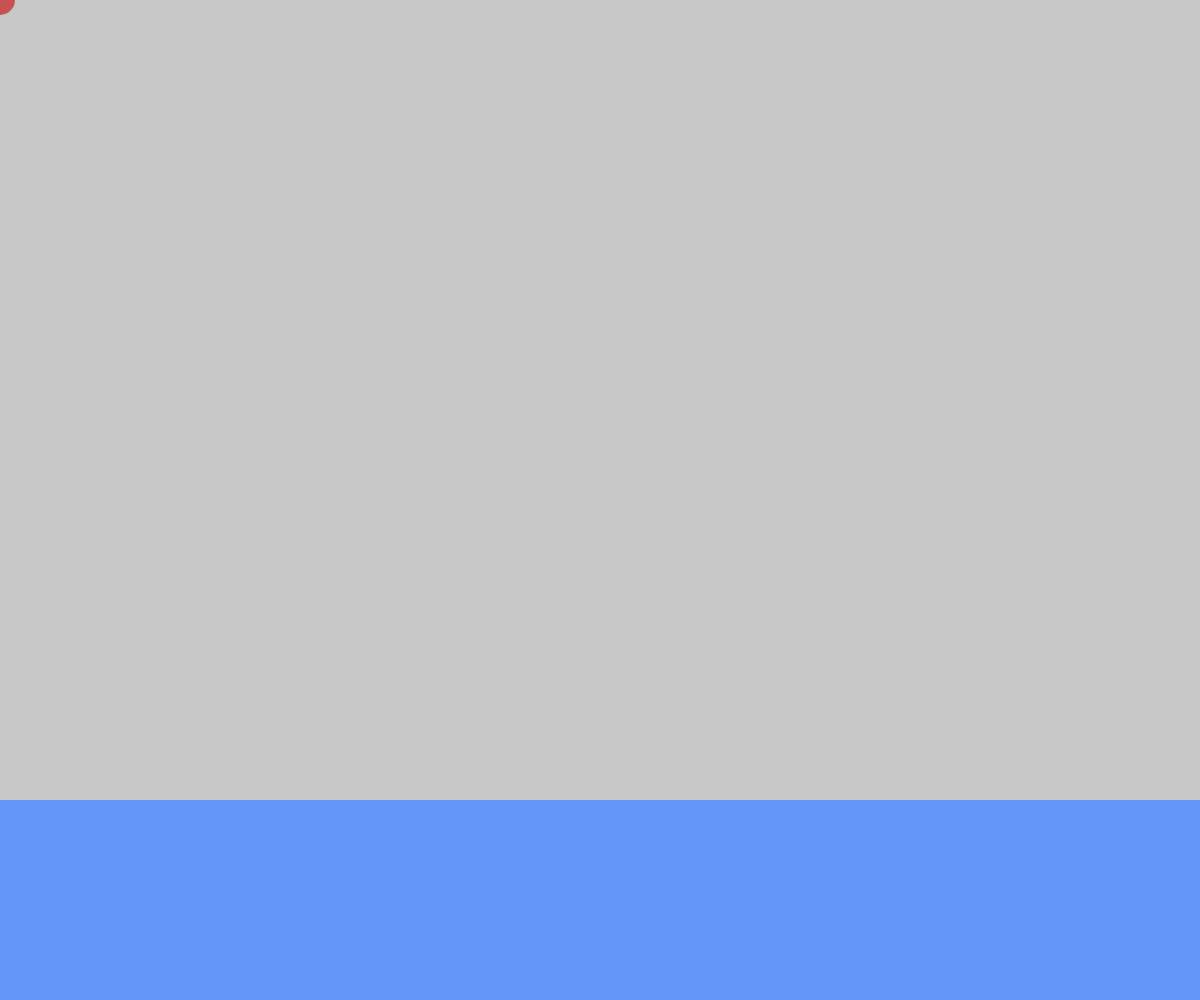
Frame 1 (no input)
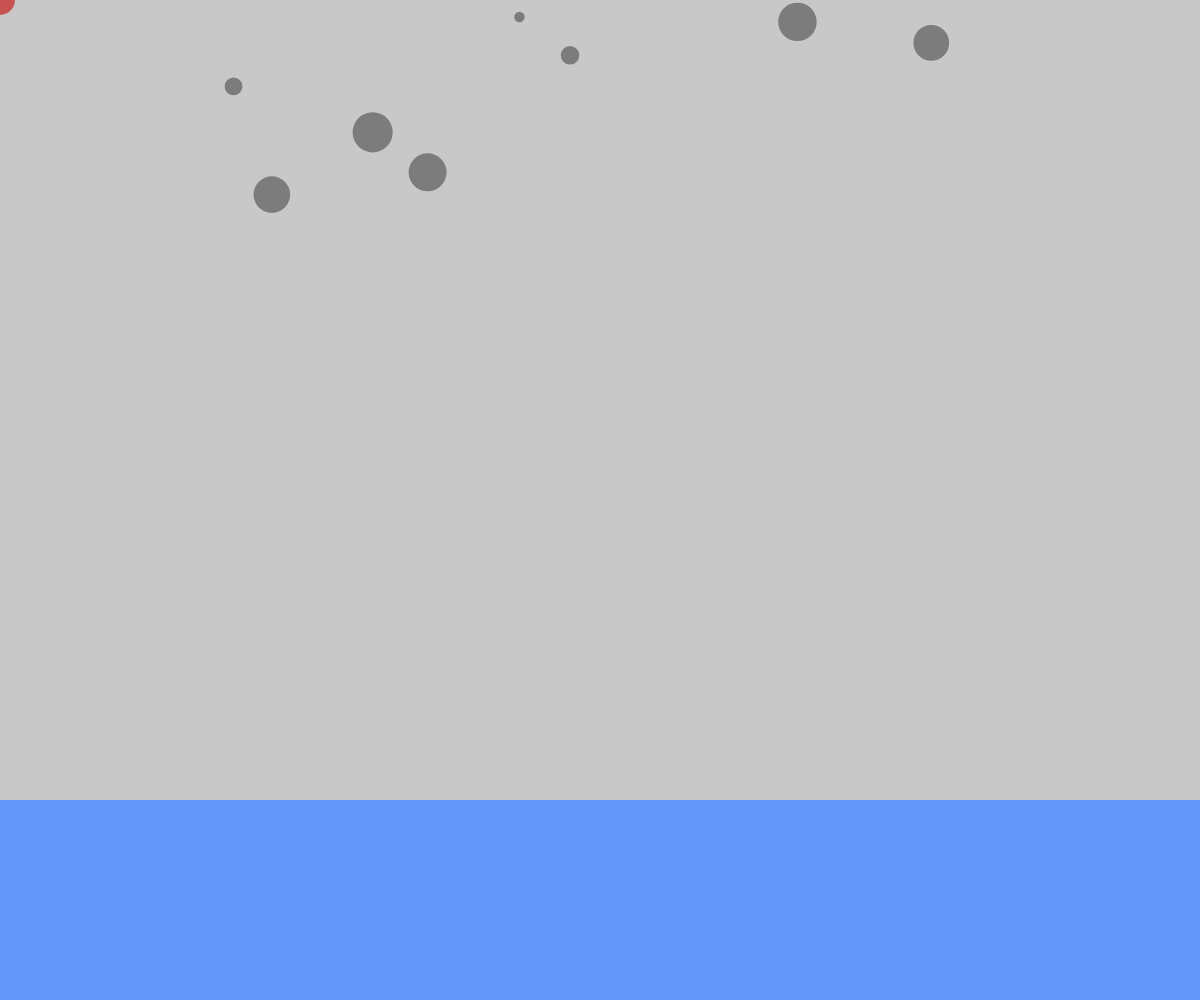
Frame 60 (no input)
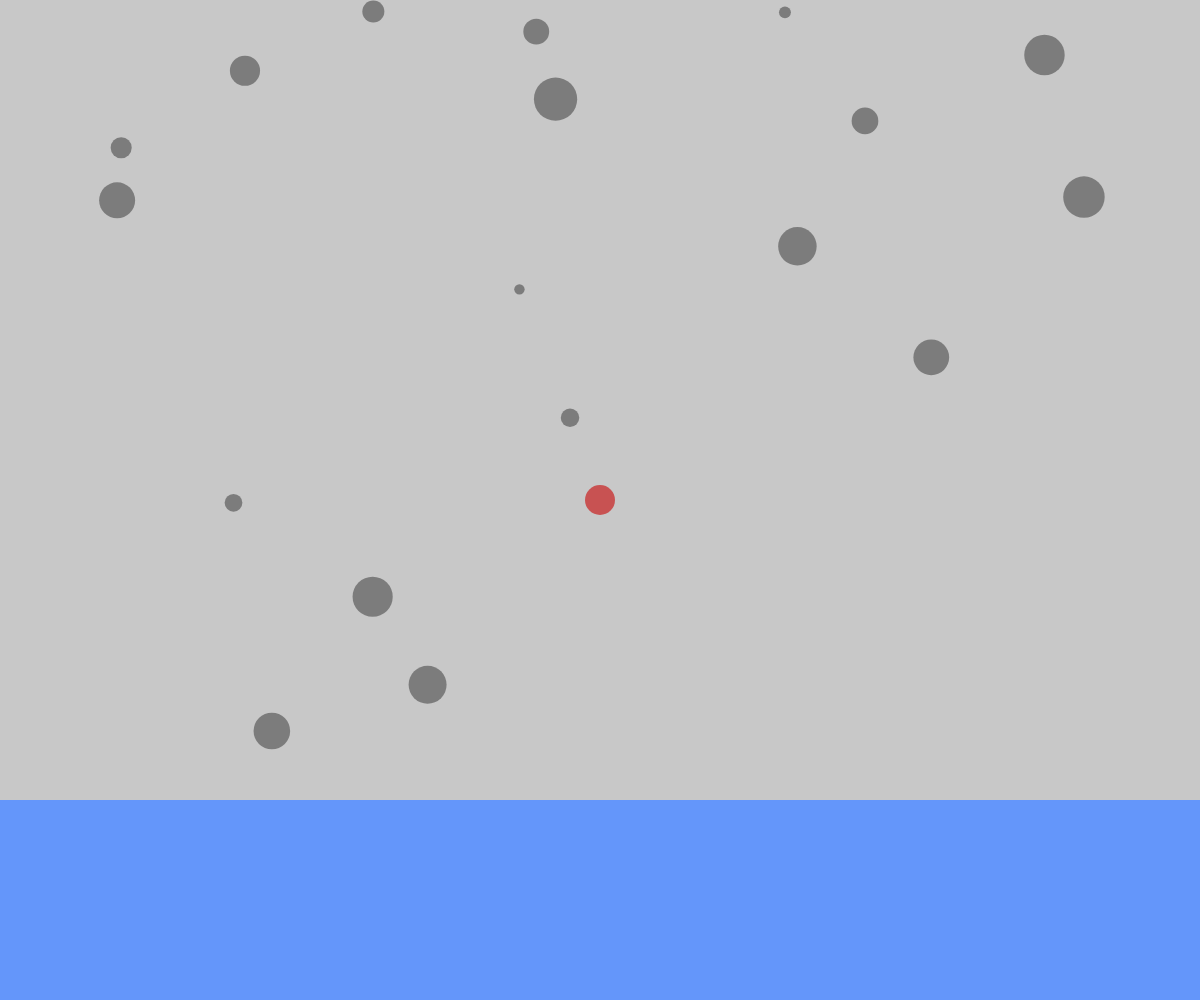
Frame 120 (the mouse pressed at the canvas centre since frame 60)

The p5.js sketch that drew these frames (run headless with seeded random() and noise() and a simulated clock; from frame 60 on, the mouse is pressed at the canvas centre):

// p5.js sketch
// ── sketch.js
/*
 * @name Forces
 * @description Demonstration of multiple force acting on bodies
 * (<a href="http://natureofcode.com">natureofcode.com</a>)
 */
// Demonstration of multiple force acting on 
// bodies (Mover class)
// Bodies experience gravity continuously
// Bodies experience fluid resistance when in "water"
// Five moving bodies
var movers = [];
var liquid;
var h;
var y;
var margin = 40;
var maxClickDist = 30;
var animate;
var animations = [];
var liquidC;
var liquidSlowing = 0.05;
var spawnRate = 200;
var animationCount = 20;

function clog(msg) {
    console.log(msg);
}

function setup() {
    createCanvas(windowWidth, windowHeight);
    liquidC = color(100, 150, 250);
    rectMode(CENTER);
    ellipseMode(CENTER);
    noStroke();
    h = 200;
    y = height - h / 2;
    animate = new AnimationController();
    liquid = new Liquid(width / 2, y, width, h, liquidSlowing);
    setInterval(function() {
        movers.push(new Mover(random(0.5, 3), random(margin, width - margin), 0));
    }, spawnRate)
}

function draw() {
    background(200);
    // Draw water
    liquid.display();
    checkMouse();
    clog(frameRate());
    if (animations.length / animationCount > 1) {
        for (var i = 5; i >= 0; i--) {
            var particle = floor(random(0, animations.length));
            animations.splice(particle, 1)
        }
    }
    for (var i = animations.length - 1; i >= 0; i--) {
        if (animations[i].done() == true) {
            animations.splice(i, 1);
        } else {
            animations[i].update();
            animations[i].show();
        }
    }
    for (var i = 0; i < movers.length; i++) {
        // Is the Mover in the liquid?
        if (liquid.contains(movers[i])) {
            if (movers[i].firstInLiquid == false) {
                movers[i].firstInLiquid = true;
                animate.moverIn(movers[i]);
            }
            // Calculate drag force
            var dragForce = liquid.calculateDrag(movers[i]);
            // Apply drag force to Mover
            movers[i].applyForce(dragForce);
        } else {
            movers[i].firstInLiquid = false;
        }
        // Gravity is scaled by mass here!
        var gravity = createVector(0, 0.1 * movers[i].mass);
        // Apply gravity
        movers[i].applyForce(gravity);
        // Update and display
        movers[i].update();
        movers[i].display();
        movers[i].checkEdges();
    }
}

function reset() {
    movers = [];
    animations = [];
}

function checkMouse() {
    fill(200, 0, 0, 150);
    ellipse(mouseX, mouseY, maxClickDist);
    for (var i = 0; i < movers.length; i++) {
        var d = dist(movers[i].position.x, movers[i].position.y, mouseX, mouseY);
        if (d < maxClickDist + movers[i].mass / 2) {
            var yPush = (movers[i].position.y - mouseY) * 0.3;
            var xPush = (movers[i].position.x - mouseX) * 0.3;
            var pushForce = createVector(yPush, xPush);
            var opposite = p5.Vector.mult(movers[i].velocity, -1);
            movers[i].velocity.mult(0);
            movers[i].acceleration.mult(0);
            movers[i].applyForce(pushForce);
        }
    }
}

function keyPressed() {
    if (keyCode == 13) {
        reset();
    }
    if (keyCode == UP_ARROW) {
        pushAllMovers(createVector(0, -10));
    }
    if (keyCode == RIGHT_ARROW) {
        pushAllMovers(createVector(10, 0));
    }
    if (keyCode == LEFT_ARROW) {
        pushAllMovers(createVector(-10, 0));
    }
    if (keyCode == DOWN_ARROW) {
        pushAllMovers(createVector(0, 10));
    }
    if (key == 'S') {
        noLoop();
    }
}

function pushAllMovers(v) {
    for (var i = 0; i < movers.length; i++) {
        movers[i]
        movers[i].applyForce(v);
    }
}

function keyReleased() {
    if (key == 'S') {
        loop();
    }
}
// ── Liquid.js
var Liquid = function(x, y, w, h, c) {
    this.x = x;
    this.y = y;
    this.w = w;
    this.h = h;
    this.c = c;
};
// Is the Mover in the Liquid?
Liquid.prototype.contains = function(m) {
    var p = m.position;
    return p.x < this.x + this.w / 2 && p.x > this.x - this.w / 2 && p.y < this.y + this.h / 2 && p.y > this.y - this.h / 2
};
// Calculate drag force
Liquid.prototype.calculateDrag = function(m) {
    // Magnitude is coefficient * speed squared
    var speed = m.velocity.mag();
    var dragMagnitude = this.c * speed * speed;
    // Direction is inverse of velocity
    var dragForce = m.velocity.copy();
    dragForce.mult(-1);
    // Scale according to magnitude
    // dragForce.setMag(dragMagnitude);
    dragForce.normalize();
    dragForce.mult(dragMagnitude);
    return dragForce;
};
Liquid.prototype.display = function() {
    noStroke();
    fill(liquidC);
    rect(this.x, this.y, this.w, this.h);
};
// ── Mover.js
function Mover(m, x, y) {
    this.mass = m;
    this.position = createVector(x, y);
    this.velocity = createVector(0, 0);
    this.acceleration = createVector(0, 0);
    this.firstInLiquid = false;
}
// Newton's 2nd law: F = M * A
// or A = F / M
Mover.prototype.applyForce = function(force) {
    var f = p5.Vector.div(force, this.mass);
    this.acceleration.add(f);
};
Mover.prototype.update = function() {
    // Velocity changes according to acceleration
    this.velocity.add(this.acceleration);
    // position changes by velocity
    this.position.add(this.velocity);
    // We must clear acceleration each frame
    this.acceleration.mult(0);
};
Mover.prototype.display = function() {
    noStroke();
    fill(51, 130);
    ellipse(this.position.x, this.position.y, this.mass * 16, this.mass * 16);
};
// Bounce off bottom of window
Mover.prototype.checkEdges = function() {
    if (this.position.y > (height - this.mass * 8)) {
        this.velocity.y *= -0.9;
        this.position.y = (height - this.mass * 8);
    }
    if (this.position.y < (0 + this.mass * 8)) {
        this.velocity.y *= 0.9;
        this.position.y = (0 + this.mass * 8);
    }
    if (this.position.x < (0 + this.mass * 8)) {
        this.velocity.x *= 0.9;
        this.position.x = (0 + this.mass * 8);
    }
    if (this.position.x > (width - this.mass * 8)) {
        this.velocity.x *= -0.9;
        this.position.x = (width - this.mass * 8);
    }
};
// ── animation.js
function AnimationController() {
    this.moverIn = function(m) {
        var antiLifetime = 7;
        var range = m.mass * m.mass;
        var size = 5;
        animations.push(new Explosion(m.position.x, m.position.y - m.mass, antiLifetime, range, size, animationCount));
        animations[animations.length - 1].explode();
    }
}

function Explosion(x, y, antiLifetime, range, size, count) {
    this.x = x;
    this.y = y;
    this.c = liquidC;
    this.particles = [];
    this.done = function() {
        if (this.particles.length === 0) {
            return true;
        } else {
            return false;
        }
    }
    this.update = function() {
        for (var i = this.particles.length - 1; i >= 0; i--) {
            this.particles[i].update();
            if (this.particles[i].done()) {
                this.particles.splice(i, 1);
            }
        }
    }
    this.explode = function() {
        for (var i = 0; i < count; i++) {
            if (!this.c[0]) { //For multicolor particles
                var p = new Particle(this.x, this.y, this.c, antiLifetime, range, size);
                this.particles.push(p);
            } else {
                var index = floor(random(0, 4));
                if (index == 2 || index == 3) index = 1;
                var rndmC = this.c[index];
                var p = new Particle(this.x, this.y, rndmC, antiLifetime, range, size);
                this.particles.push(p);
            }
        }
    }
    this.show = function() {
        for (var i = 0; i < this.particles.length; i++) {
            this.particles[i].show();
        }
    }

    function Particle(x, y, c, antiLifetime, range, size) {
        this.pos = createVector(x, y);
        this.antiLifetime = 255;
        this.c = c;
        this.acc = createVector(0, 0);
        this.vel = p5.Vector.random2D();
        this.vel.add(createVector(0, -2));
        this.vel.mult(random(2, range));
        this.range = range;
        this.update = function() {
            this.vel.mult(0.9);
            this.vel.add(createVector(0, 0.5));
            this.antiLifetime -= antiLifetime;
            this.vel.add(this.acc);
            this.pos.add(this.vel);
            this.acc.mult(0);
        }
        this.done = function() {
            if (this.antiLifetime < 0) {
                return true;
            } else {
                return false;
            }
        }
        this.show = function() {
            fill(red(this.c), green(this.c), blue(this.c), this.antiLifetime);
            rect(this.pos.x, this.pos.y, size, size);
        }
    }
}
